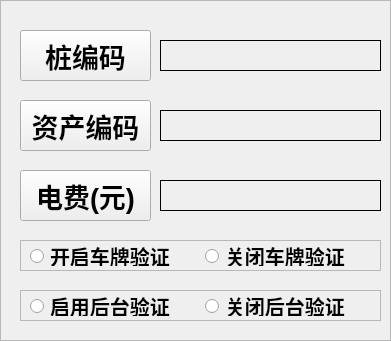
   <widget class="QFrame" name="frame_2">
    <property name="geometry">
     <rect>
      <x>47</x>
      <y>88</y>
      <width>391</width>
      <height>341</height>
     </rect>
    </property>
    <property name="sizePolicy">
     <sizepolicy hsizetype="Ignored" vsizetype="Ignored">
      <horstretch>0</horstretch>
      <verstretch>0</verstretch>
     </sizepolicy>
    </property>
    <property name="minimumSize">
     <size>
      <width>13</width>
      <height>0</height>
     </size>
    </property>
    <property name="font">
     <font>
      <pointsize>24</pointsize>
      <weight>75</weight>
      <bold>true</bold>
      <kerning>true</kerning>
     </font>
    </property>
    <property name="autoFillBackground">
     <bool>false</bool>
    </property>
    <property name="styleSheet">
     <string notr="true">background-image: url(:/background/qrc/background/back.png);
 </string>
    </property>
    <property name="frameShape">
     <enum>QFrame::StyledPanel</enum>
    </property>
    <property name="frameShadow">
     <enum>QFrame::Raised</enum>
    </property>
    <widget class="QPushButton" name="btn_3">
     <property name="geometry">
      <rect>
       <x>20</x>
       <y>30</y>
       <width>131</width>
       <height>51</height>
      </rect>
     </property>
     <property name="font">
      <font>
       <pointsize>20</pointsize>
      </font>
     </property>
     <property name="focusPolicy">
      <enum>Qt::NoFocus</enum>
     </property>
     <property name="text">
      <string>桩编码</string>
     </property>
    </widget>
    <widget class="QPushButton" name="btn_4">
     <property name="geometry">
      <rect>
       <x>20</x>
       <y>100</y>
       <width>131</width>
       <height>51</height>
      </rect>
     </property>
     <property name="font">
      <font>
       <pointsize>20</pointsize>
      </font>
     </property>
     <property name="focusPolicy">
      <enum>Qt::NoFocus</enum>
     </property>
     <property name="text">
      <string>资产编码</string>
     </property>
    </widget>
    <widget class="QLabel" name="lbl_dev_sn">
     <property name="geometry">
      <rect>
       <x>160</x>
       <y>40</y>
       <width>221</width>
       <height>31</height>
      </rect>
     </property>
     <property name="font">
      <font>
       <pointsize>18</pointsize>
       <weight>75</weight>
       <bold>true</bold>
      </font>
     </property>
     <property name="frameShape">
      <enum>QFrame::Box</enum>
     </property>
     <property name="text">
      <string/>
     </property>
    </widget>
    <widget class="QLabel" name="lbl_source_sn">
     <property name="geometry">
      <rect>
       <x>160</x>
       <y>110</y>
       <width>221</width>
       <height>31</height>
      </rect>
     </property>
     <property name="font">
      <font>
       <pointsize>20</pointsize>
       <weight>75</weight>
       <bold>true</bold>
      </font>
     </property>
     <property name="frameShape">
      <enum>QFrame::Box</enum>
     </property>
     <property name="text">
      <string/>
     </property>
    </widget>
    <widget class="QFrame" name="frame_3">
     <property name="geometry">
      <rect>
       <x>10</x>
       <y>800</y>
       <width>361</width>
       <height>62</height>
      </rect>
     </property>
     <property name="frameShape">
      <enum>QFrame::StyledPanel</enum>
     </property>
     <property name="frameShadow">
      <enum>QFrame::Raised</enum>
     </property>
     <widget class="QRadioButton" name="wifi_btn">
      <property name="geometry">
       <rect>
        <x>270</x>
        <y>40</y>
        <width>91</width>
        <height>20</height>
       </rect>
      </property>
      <property name="font">
       <font>
        <pointsize>15</pointsize>
       </font>
      </property>
      <property name="focusPolicy">
       <enum>Qt::NoFocus</enum>
      </property>
      <property name="text">
       <string>WIFI</string>
      </property>
     </widget>
     <widget class="QRadioButton" name="online_btn">
      <property name="geometry">
       <rect>
        <x>10</x>
        <y>5</y>
        <width>131</width>
        <height>20</height>
       </rect>
      </property>
      <property name="font">
       <font>
        <pointsize>15</pointsize>
       </font>
      </property>
      <property name="focusPolicy">
       <enum>Qt::NoFocus</enum>
      </property>
      <property name="text">
       <string>有线网络</string>
      </property>
     </widget>
     <widget class="QRadioButton" name="yidong_btn">
      <property name="geometry">
       <rect>
        <x>10</x>
        <y>38</y>
        <width>141</width>
        <height>20</height>
       </rect>
      </property>
      <property name="font">
       <font>
        <pointsize>15</pointsize>
       </font>
      </property>
      <property name="focusPolicy">
       <enum>Qt::NoFocus</enum>
      </property>
      <property name="text">
       <string>电信</string>
      </property>
     </widget>
     <widget class="QRadioButton" name="liantong_btn">
      <property name="geometry">
       <rect>
        <x>150</x>
        <y>6</y>
        <width>141</width>
        <height>20</height>
       </rect>
      </property>
      <property name="font">
       <font>
        <pointsize>15</pointsize>
       </font>
      </property>
      <property name="focusPolicy">
       <enum>Qt::NoFocus</enum>
      </property>
      <property name="text">
       <string>联通</string>
      </property>
     </widget>
     <widget class="QRadioButton" name="dianxin_btn">
      <property name="geometry">
       <rect>
        <x>270</x>
        <y>5</y>
        <width>121</width>
        <height>20</height>
       </rect>
      </property>
      <property name="font">
       <font>
        <pointsize>15</pointsize>
       </font>
      </property>
      <property name="focusPolicy">
       <enum>Qt::NoFocus</enum>
      </property>
      <property name="text">
       <string>移动</string>
      </property>
     </widget>
    </widget>
    <widget class="QFrame" name="frame_5">
     <property name="geometry">
      <rect>
       <x>20</x>
       <y>290</y>
       <width>361</width>
       <height>31</height>
      </rect>
     </property>
     <property name="frameShape">
      <enum>QFrame::StyledPanel</enum>
     </property>
     <property name="frameShadow">
      <enum>QFrame::Raised</enum>
     </property>
     <widget class="QRadioButton" name="start_btn">
      <property name="geometry">
       <rect>
        <x>10</x>
        <y>6</y>
        <width>171</width>
        <height>20</height>
       </rect>
      </property>
      <property name="font">
       <font>
        <pointsize>15</pointsize>
       </font>
      </property>
      <property name="focusPolicy">
       <enum>Qt::NoFocus</enum>
      </property>
      <property name="text">
       <string>启用后台验证</string>
      </property>
     </widget>
     <widget class="QRadioButton" name="cancle_btn">
      <property name="geometry">
       <rect>
        <x>185</x>
        <y>6</y>
        <width>161</width>
        <height>20</height>
       </rect>
      </property>
      <property name="font">
       <font>
        <pointsize>15</pointsize>
       </font>
      </property>
      <property name="focusPolicy">
       <enum>Qt::NoFocus</enum>
      </property>
      <property name="text">
       <string>关闭后台验证</string>
      </property>
     </widget>
    </widget>
    <widget class="QLabel" name="lbl_cost">
     <property name="geometry">
      <rect>
       <x>160</x>
       <y>180</y>
       <width>221</width>
       <height>31</height>
      </rect>
     </property>
     <property name="font">
      <font>
       <pointsize>18</pointsize>
       <weight>75</weight>
       <bold>true</bold>
      </font>
     </property>
     <property name="frameShape">
      <enum>QFrame::Box</enum>
     </property>
     <property name="text">
      <string/>
     </property>
    </widget>
    <widget class="QPushButton" name="btn_5">
     <property name="geometry">
      <rect>
       <x>20</x>
       <y>170</y>
       <width>131</width>
       <height>51</height>
      </rect>
     </property>
     <property name="font">
      <font>
       <pointsize>20</pointsize>
      </font>
     </property>
     <property name="focusPolicy">
      <enum>Qt::NoFocus</enum>
     </property>
     <property name="text">
      <string>电费(元)</string>
     </property>
    </widget>
    <widget class="QFrame" name="frame_7">
     <property name="geometry">
      <rect>
       <x>20</x>
       <y>240</y>
       <width>361</width>
       <height>31</height>
      </rect>
     </property>
     <property name="frameShape">
      <enum>QFrame::StyledPanel</enum>
     </property>
     <property name="frameShadow">
      <enum>QFrame::Raised</enum>
     </property>
     <widget class="QRadioButton" name="open_palate_btn">
      <property name="geometry">
       <rect>
        <x>10</x>
        <y>6</y>
        <width>171</width>
        <height>20</height>
       </rect>
      </property>
      <property name="font">
       <font>
        <pointsize>15</pointsize>
       </font>
      </property>
      <property name="focusPolicy">
       <enum>Qt::NoFocus</enum>
      </property>
      <property name="text">
       <string>开启车牌验证</string>
      </property>
     </widget>
     <widget class="QRadioButton" name="close_palate_btn">
      <property name="geometry">
       <rect>
        <x>185</x>
        <y>6</y>
        <width>161</width>
        <height>20</height>
       </rect>
      </property>
      <property name="font">
       <font>
        <pointsize>15</pointsize>
       </font>
      </property>
      <property name="focusPolicy">
       <enum>Qt::NoFocus</enum>
      </property>
      <property name="text">
       <string>关闭车牌验证</string>
      </property>
     </widget>
    </widget>
   </widget>
